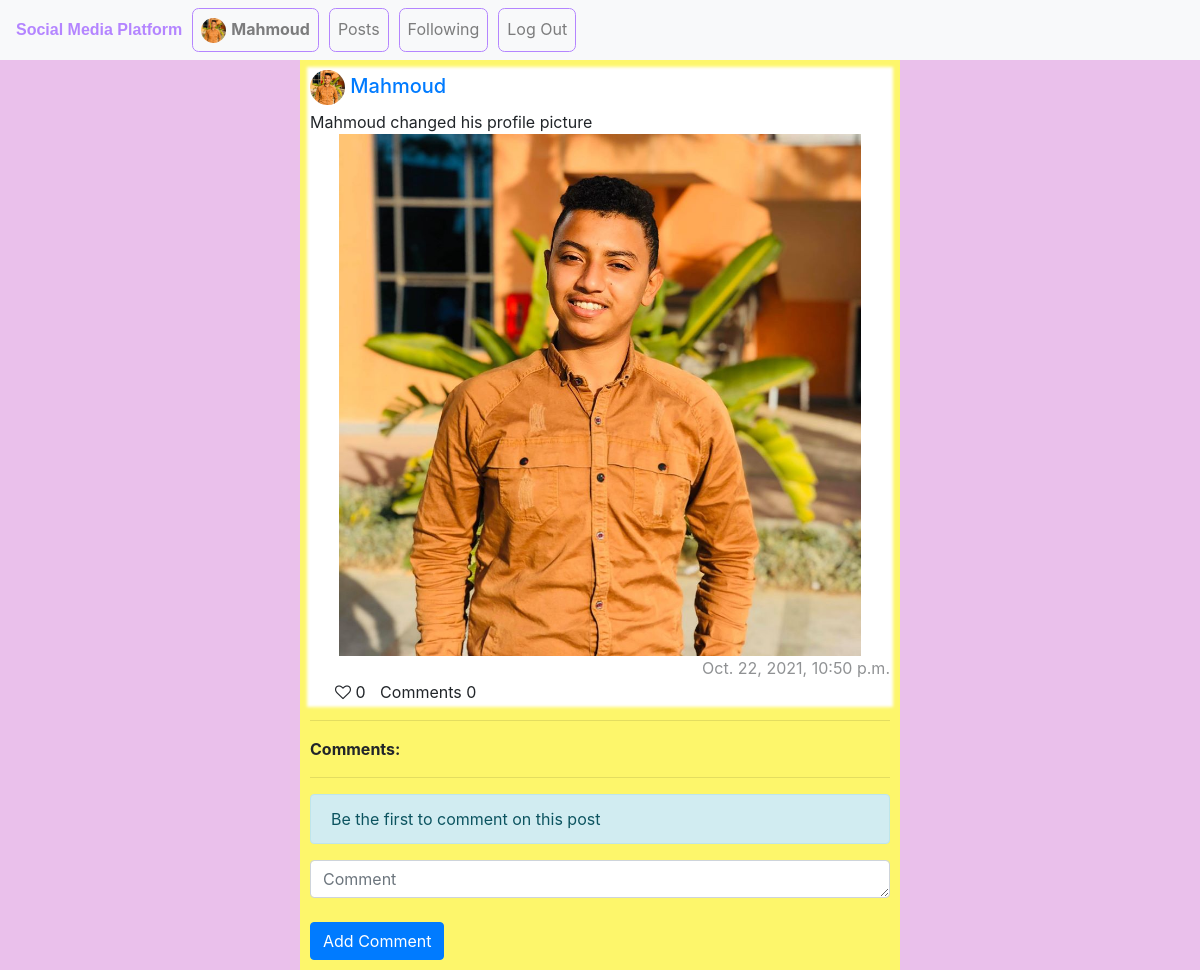
Page /posts/75 (signed in) on the committed database.
### Gallery/models.py (models this page shows, shortened)
class User(AbstractUser):
    profile_img = models.ImageField(upload_to=filepath, null=True, blank=True)

class Posts(models.Model):
    post = models.ImageField(upload_to=filepath, null=True, blank=True)
    text = models.CharField(max_length=512, default="")
    user = models.ForeignKey(User, on_delete=CASCADE, related_name="user")
    username = models.CharField(max_length=256, default="")
    date = models.DateTimeField(default=timezone.now)

### Gallery/views.py (the view)
# urls.py: path("posts/<int:post_id>", views.view_post, name="view_post"),
@login_required(login_url='login')
def view_post(request, post_id):
    post = Posts.objects.get(pk = post_id)
    num_likes = Likes.objects.filter(post_id = post_id).count()
    liked = False
    if Likes.objects.filter(user = request.user, post_id=post_id).count() > 0:
        liked = True
    comments = Comments.objects.filter(post_id=post_id).order_by('id').reverse()
    num_comments = comments.count()
    return render(request, "Gallery/view_post.html", { "num_comments":num_comments, "comments":comments, "post":post, "num_likes":num_likes, "liked":liked})

### Gallery/templates/Gallery/view_post.html (shortened to what this page needs)
{% extends "Gallery/layout.html" %}
{% load static %}
{% block body %}
    <div id="container">
          <div class="wedget">
            {% if post.user.profile_img %}
            <a href="http://127.0.0.1:8000/profile/{{post.user.username}}"><h5 style="margin-bottom: 5px;"><img src="{{post.user.profile_img.url}}" width="35px" height="35px" style="border-radius: 50%;"> {{post.user.username}}</h5></a>
        {% else %}
            <a href="http://127.0.0.1:8000/profile/{{post.user.username}}"><h5 style="margin-bottom: 5px;"><img src="{% static 'Gallery/default.png' %}" width="35px" height="35px" style="border-radius: 50%;"> {{post.user.username}}</h5></a>
        {% endif %}
                <div class="post" style="margin-top: 0px;">
                    <div id="div{{post.id}}">{{post.text}}</div>
                    <div id="Post">
                    {% if post.post %}
                        <div><img src="{{post.post.url}}" width="100%" style="margin: auto;"></div>
                    {% endif %}
                </div>
                    <div style="opacity: 0.5; text-align: right;">{{post.date}}</div>
                    <div style="margin-left: 25px;">
                        {% if liked %}
                        <i id="unlike" data-id="{{post.id}}" style="color: red;" class="heart fa fa-heart-o"></i>
                        <i id="like" data-id="{{post.id}}" style="display:none;" class="heart fa fa-heart-o"></i>
                    {% else %}
                        <i id="like" data-id="{{post.id}}"  class="heart fa fa-heart-o"></i>
                    {% endif %}
                    <div id="num_likes" style="display: inline;">{{num_likes}}</div>
                    <div  style="margin-left:10px ; display: inline;">Comments {{num_comments}}</div>
                    </div>
                </div>
          </div>
        <div id="comments">
            <hr>
            <strong>Comments:</strong><br>
            <hr>
            {% for comment in comments %}
               <div class="wedget">
                {% if comment.user.profile_img %}
                <a href="http://127.0.0.1:8000/profile/{{comment.user.username}}"><strong style="margin-bottom: 5px;"><img src="{{comment.user.profile_img.url}}" width="35px" height="35px" style="border-radius: 50%;">{{comment.user.username}}</strong></a>
            {% else %}
            <a href="http://127.0.0.1:8000/profile/{{comment.user.username}}"><strong style="margin-bottom: 5px;"><img src="{% static 'Gallery/default.png' %}"  width="35px" height="35px" style="border-radius: 50%;">{{comment.user.username}}</strong></a>
            {% endif %}
            <div id="comment_content">{{comment.comment}}</div>
            <div style="opacity: 0.5; text-align: right;">{{comment.date}}</div>
               </div>
               <hr>
            {% empty %}
            <div class="alert alert-info" role="alert">
                Be the first to comment on this post
            </div>
            {% endfor %}
            <div id="add_comment">
                <form action="{% url 'add_comment' %}" method="POST">
                    <textarea name="comment" id="new_comment" cols="85" class="form-control" rows="1" placeholder="Comment"></textarea><br>
                    <input type="submit" class="btn btn-primary"  value="Add Comment">
                </form>
            </div>
        </div>
    </div>
{% endblock %}

### Gallery/templates/Gallery/layout.html (shortened to what this page needs)
{% load static %}
<!DOCTYPE html>
<html lang="en">
    <head>
        <link rel="stylesheet" href="https://stackpath.bootstrapcdn.com/bootstrap/4.4.1/css/bootstrap.min.css">
        <link href="{% static 'Gallery/styles.css' %}" rel="stylesheet">
        <link rel="stylesheet" href="https://cdnjs.cloudflare.com/ajax/libs/font-awesome/4.7.0/css/font-awesome.min.css">
    </head>
    <body>
        <nav class="navbar navbar-expand-lg navbar-light bg-light" style=" color: #B485FF;">
            <strong style="font-family: 'Franklin Gothic Medium', 'Arial Narrow', Arial, sans-serif;">Social Media Platform</strong>
            <div>
              <ul class="navbar-nav mr-auto">
                {% if user.is_authenticated %}
                    <li class="nav-item" style="border: 1px solid #B485FF; border-radius: 5pt; margin-left: 10px;">
                        {% if user.profile_img %}
                            <a class="nav-link" href="http://127.0.0.1:8000/profile/{{user.username}}"><img src="{{user.profile_img.url}}" width="25px" style="border-radius: 50%;"><strong style="margin-left: 5px;">{{ user.username }}</strong></a>
                        {% else %}
                            <a class="nav-link" href="http://127.0.0.1:8000/profile/{{user.username}}"><img src="{% static 'Gallery/default.png' %}" width="25px" style="border-radius: 50%;"><strong style="margin-left: 5px;">{{ user.username }}</strong></a>
                        {% endif %}
                    </li>
                {% endif %}
                <li class="nav-item" style="border: 1px solid #B485FF; border-radius: 5pt; margin-left: 10px;">
                  <a class="nav-link" href="{% url 'index' %}">Posts</a>
                </li>
                {% if user.is_authenticated %}
                    <li class="nav-item" style="border: 1px solid #B485FF; border-radius: 5pt; margin-left: 10px;">
                        <a class="nav-link" href="http://127.0.0.1:8000/following">Following</a>
                    </li>
                    <li class="nav-item" style="border: 1px solid #B485FF; border-radius: 5pt; margin-left: 10px;">
                        <a class="nav-link" href="{% url 'logout' %}">Log Out</a>
                    </li>
                {% endif %}
              </ul>
            </div>
          </nav>
        <div class="body">
            {% block body %}
            {% endblock %}
        </div>
    </body>
</html>

### Gallery/templates/Gallery/view_post.html (style rules this page uses)
#container { margin: auto; width: 50%; padding: 10px; background-color: #fdf66b; }
body { background-color: #EAC0EB; }
.wedget { background-color: white; box-shadow: 0px 0px 3px 3px white; margin-bottom: 5px; }
#Post { text-align: center; width: 90%; margin: auto; }

### rows in the picture
User: profile_img (picture), username "Mahmoud"
Posts: user.profile_img (picture), user.username "Mahmoud", text "Mahmoud changed his profile picture", post (picture), date "Oct. 22, 2021, 10:50 p.m."

### other values in the picture
{{ num_likes }} "0"
{{ num_comments }} "0"
